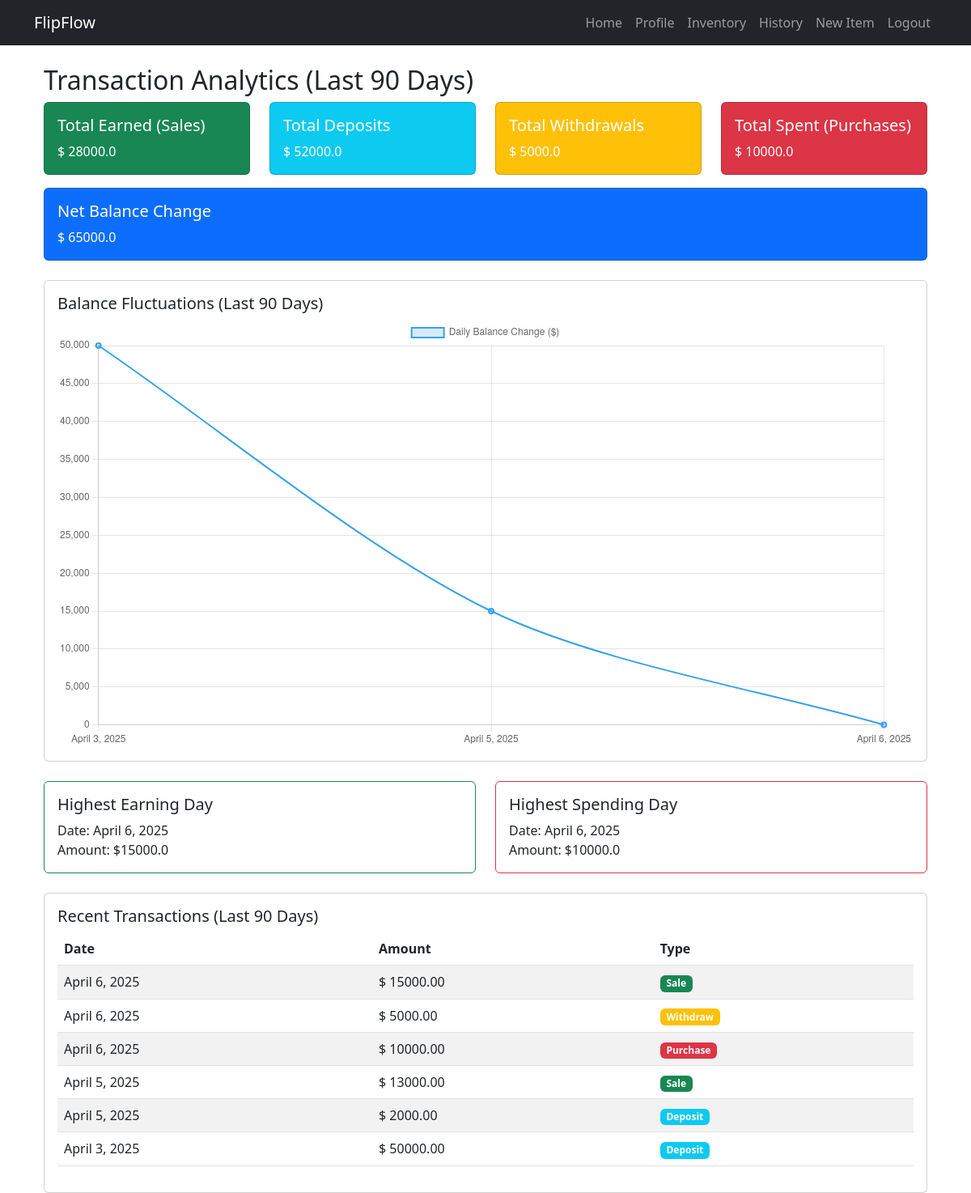
/accounts/analytics/ (signed in), run on the app's committed database.
### Market/models.py (models this page shows, shortened)
class Transaction(models.Model):
    TRANSACTION_TYPES = (
        ('deposit', 'Deposit'),
        ('withdraw', 'Withdraw'),
        ('buy', 'Buy'),
    )
    TRANSACTION_STATUS = (
        ('pending', 'Pending'),
        ('completed', 'Completed'),
    )
    user_from = models.ForeignKey(User, related_name='sent_transactions', on_delete=models.CASCADE)
    user_to = models.ForeignKey(User, related_name='received_transactions', on_delete=models.CASCADE)
    transaction_type = models.CharField(max_length=10, choices=TRANSACTION_TYPES)
    transaction_status = models.CharField(max_length=10, choices=TRANSACTION_STATUS, default='pending')
    amount = models.DecimalField(max_digits=10, decimal_places=2)
    created_at = models.DateTimeField(default=timezone.now)
    from_approve = models.BooleanField(default=False)
    to_approve = models.BooleanField(default=False)
    admin_approve = models.BooleanField(default=False)
    items = models.ForeignKey(Item, blank=True,null=True, related_name='transaction_item', on_delete=models.DO_NOTHING)
    class Meta:
        verbose_name = "Transaction"
        verbose_name_plural = "Transactions"

### accounts/views.py (the view)
# urls.py: path('analytics/',views.analytics,name='analytics'),
@login_required
def analytics(request):
    profile = get_object_or_404(Profile, user=request.user)
    today = datetime.date.today()
    today=today+datetime.timedelta(days=1)
    ninety_days_ago = today - datetime.timedelta(days=90)
    transactions = Transaction.objects.filter(
        created_at__range=[ninety_days_ago, today],
        transaction_status="completed",
        admin_approve=True,
    ).filter(
        Q(user_from=request.user) | Q(user_to=request.user)
    ).order_by("-created_at")
    daily_balance = defaultdict(float)
    total_deposits = 0
    total_withdrawals = 0
    total_spent = 0
    total_earned = 0
    highest_earning_day = {"date": None, "amount": 0}
    highest_spending_day = {"date": None, "amount": 0}
    for transaction in transactions:
        date = transaction.created_at.date()
        amount = float(transaction.amount)
        if transaction.transaction_type == "deposit" and transaction.user_to == request.user:
            total_deposits += amount
            daily_balance[date] += amount
        elif transaction.transaction_type == "withdraw" and transaction.user_from == request.user:
            total_withdrawals += amount
            daily_balance[date] -= amount
        elif transaction.transaction_type == "buy":
            if transaction.user_from == request.user:  # Buyer (Expense)
                total_spent += amount
                daily_balance[date] -= amount
                if amount > highest_spending_day["amount"]:
                    highest_spending_day = {"date": date, "amount": amount}
            elif transaction.user_to == request.user:  # Seller (Revenue)
                total_earned += amount
                daily_balance[date] += amount
                if amount > highest_earning_day["amount"]:
                    highest_earning_day = {"date": date, "amount": amount}
    net_balance_change = (total_deposits + total_earned) - (total_withdrawals + total_spent)
    balance_chart_data = sorted(daily_balance.items())
    context = {
        "profile": profile,
        "total_deposits": total_deposits,
        "total_withdrawals": total_withdrawals,
        "total_spent": total_spent,
        "total_earned": total_earned,
        "net_balance_change": net_balance_change,
        "highest_earning_day": highest_earning_day,
        "highest_spending_day": highest_spending_day,
        "transactions": transactions,
        "today": today,
        "ninety_days_ago": ninety_days_ago,
        "balance_chart_data": balance_chart_data,
    }
    return render(request, "analytics.html", context)

### accounts/templates/analytics.html (shortened to what this page needs)
{% extends "base.html" %}
{% block body %}
<div class="container mt-4">
    <h2>Transaction Analytics (Last 90 Days)</h2>
    <div class="row">
        <div class="col-md-3">
            <div class="card text-white bg-success mb-3">
                <div class="card-body">
                    <h5 class="card-title">Total Earned (Sales)</h5>
                    <p class="card-text">$ {{ total_earned }}</p>
                </div>
            </div>
        </div>
        <div class="col-md-3">
            <div class="card text-white bg-info mb-3">
                <div class="card-body">
                    <h5 class="card-title">Total Deposits</h5>
                    <p class="card-text">$ {{ total_deposits }}</p>
                </div>
            </div>
        </div>
        <div class="col-md-3">
            <div class="card text-white bg-warning mb-3">
                <div class="card-body">
                    <h5 class="card-title">Total Withdrawals</h5>
                    <p class="card-text">$ {{ total_withdrawals }}</p>
                </div>
            </div>
        </div>
        <div class="col-md-3">
            <div class="card text-white bg-danger mb-3">
                <div class="card-body">
                    <h5 class="card-title">Total Spent (Purchases)</h5>
                    <p class="card-text">$ {{ total_spent }}</p>
                </div>
            </div>
        </div>
    </div>
    <div class="card text-white bg-primary mb-4">
        <div class="card-body">
            <h5 class="card-title">Net Balance Change</h5>
            <p class="card-text">$ {{ net_balance_change }}</p>
        </div>
    </div>
    <div class="card">
        <div class="card-body">
            <h5 class="card-title">Balance Fluctuations (Last 90 Days)</h5>
            <canvas id="balanceChart"></canvas>
        </div>
    </div>
    <div class="row mt-4">
        <div class="col-md-6">
            <div class="card border-success">
                <div class="card-body">
                    <h5 class="card-title">Highest Earning Day</h5>
                    <p class="card-text">
                        Date: {{ highest_earning_day.date }} <br>
                        Amount: ${{ highest_earning_day.amount }}
                    </p>
                </div>
            </div>
        </div>
        <div class="col-md-6">
            <div class="card border-danger">
                <div class="card-body">
                    <h5 class="card-title">Highest Spending Day</h5>
                    <p class="card-text">
                        Date: {{ highest_spending_day.date }} <br>
                        Amount: ${{ highest_spending_day.amount }}
                    </p>
                </div>
            </div>
        </div>
    </div>
    <div class="card mt-4">
        <div class="card-body">
            <h5 class="card-title">Recent Transactions (Last 90 Days)</h5>
            <table class="table table-striped">
                <thead>
                    <tr>
                        <th>Date</th>
                        <th>Amount</th>
                        <th>Type</th>
                    </tr>
                </thead>
                <tbody>
                    {% for transaction in transactions %}
                    <tr>
                        <td>{{ transaction.created_at.date }}</td>
                        <td>$ {{ transaction.amount }}</td>
                        <td>
                            {% if transaction.transaction_type == "deposit" %}
                                <span class="badge bg-info">Deposit</span>
                            {% elif transaction.transaction_type == "withdraw" %}
                                <span class="badge bg-warning">Withdraw</span>
                            {% elif transaction.transaction_type == "buy" %}
                                {% if transaction.user_from == request.user %}
                                    <span class="badge bg-danger">Purchase</span>
                                {% elif transaction.user_to == request.user %}
                                    <span class="badge bg-success">Sale</span>
                                {% endif %}
                            {% endif %}
                        </td>
                    </tr>
                    {% empty %}
                    <tr>
                        <td colspan="3">No transactions in the last 90 days.</td>
                    </tr>
                    {% endfor %}
                </tbody>
            </table>
        </div>
    </div>
</div>
<script>
    var ctx = document.getElementById('balanceChart').getContext('2d');
    var balanceChart = new Chart(ctx, {
        type: 'line',
        data: {
            labels: [{% for date, balance in balance_chart_data %}"{{ date }}",{% endfor %}],
            datasets: [{
                label: 'Daily Balance Change ($)',
                data: [{% for date, balance in balance_chart_data %}{{ balance }},{% endfor %}],
                borderColor: 'rgba(54, 162, 235, 1)',
                backgroundColor: 'rgba(54, 162, 235, 0.2)',
                borderWidth: 2,
                tension: 0.3
            }]
        },
        options: { responsive: true, scales: { y: { beginAtZero: true } } }
    });
</script>
{% endblock %}

### templates/base.html (style rules this page uses)
body { padding-top: 56px; }

### data on the page
Transaction: transaction_type "Sale"
Transaction: transaction_type "Withdraw"
Transaction: transaction_type "Purchase"
Transaction: transaction_type "Sale"
Transaction: transaction_type "Deposit"
Transaction: transaction_type "Deposit"

### other printed values
{{ total_earned }} "28000.0"
{{ total_deposits }} "52000.0"
{{ total_withdrawals }} "5000.0"
{{ total_spent }} "10000.0"
{{ net_balance_change }} "65000.0"
{{ highest_earning_day.date }} "April 6, 2025"
{{ highest_earning_day.amount }} "15000.0"
{{ highest_spending_day.date }} "April 6, 2025"
{{ highest_spending_day.amount }} "10000.0"
chart data {{ balance }} 50000.0, 15000.0, 0.0
